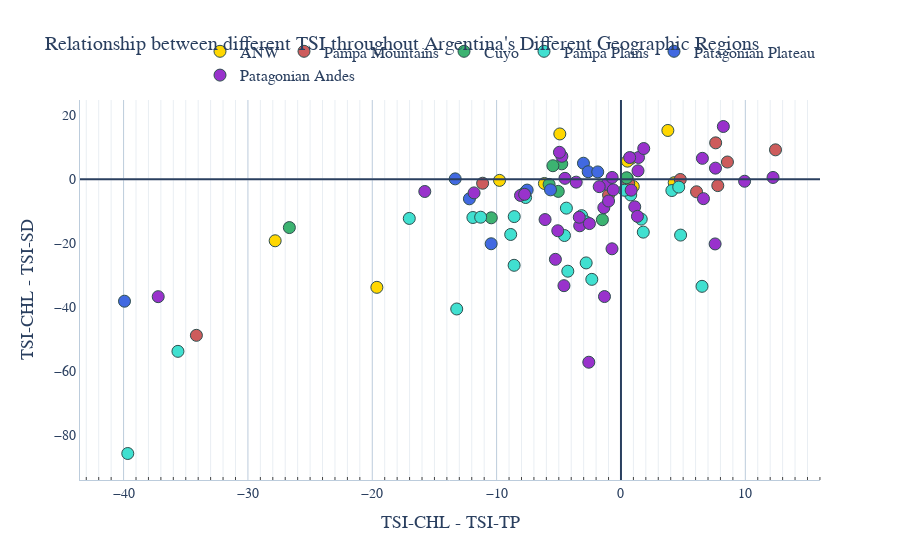

This figure's notebook cell:
### Code cell
fig8 = px.scatter(data_frame=aux_df, x='TSI-CHL - TSI-SD', y='TSI-CHL - TSI-TP', color='REGION', color_discrete_sequence=colors_region_2, hover_name= data.index, title = 'Relationship between TSI')

fig_title = 'Relationship between different TSI throughout Argentina\'s Different Geographic Regions'
xaxis_title='TSI-CHL - TSI-SD'
yaxis_title='TSI-CHL - TSI-TP'

apply_custom_layout(fig8, fig_title, xaxis_title, yaxis_title, font='Lora', show_xspikes=False, legend_title=None)
fig8.update_layout(hovermode='closest',  coloraxis_colorbar_orientation='h')
fig8.add_vline(0)
fig8.add_hline(0)
fig8.update_traces(marker=dict(size=12,
                              line=dict(width=1,
                                        color='DarkSlateGrey')),
                  selector=dict(mode='markers'))
fig8.show()

### Figure 1 — Plotly figure (JSON) as saved in the notebook; plotly's stock layout.template omitted (floating-point values rounded to 4 significant figures)
{"data": [{"hovertemplate": "<b>%{hovertext}</b><br><br>REGION=ANW<br>TSI-CHL - TSI-SD=%{x}<br>TSI-CHL - TSI-TP=%{y}<extra></extra>", "hovertext": ["Rodeo", "Comedero", "La Ciénaga", "Las Maderas", "Campo Alegre", "Cabra Corral", "El Cadillal", "Río Hondo", "Sumampa", "las Pirquitas", "Los Sauces"], "legendgroup": "ANW", "marker": {"color": "gold", "line": {"color": "DarkSlateGrey", "width": 1}, "size": 12, "symbol": "circle"}, "mode": "markers", "name": "ANW", "orientation": "v", "showlegend": true, "type": "scatter", "x": [-4.918, 3.771, -9.765, 0.8345, 4.281, 0.5198, -27.81, -19.63, 0.5007, -6.156, 0.9889], "xaxis": "x", "y": [14.22, 15.31, -0.3317, 6.622, -1.048, 5.698, -19.25, -33.85, 0.3478, -1.294, -2.253], "yaxis": "y"}, {"hovertemplate": "<b>%{hovertext}</b><br><br>REGION=Pampa Mountains<br>TSI-CHL - TSI-SD=%{x}<br>TSI-CHL - TSI-TP=%{y}<extra></extra>", "hovertext": ["Anzulón", "Portezuelo", "Cruz del Eje", "Mar Chiquita", "Saladillo", "San Roque", "La Viña", "Los Molinos", "Río Tercero", "San Felipe"], "legendgroup": "Pampa Mountains", "marker": {"color": "indianred", "line": {"color": "DarkSlateGrey", "width": 1}, "size": 12, "symbol": "circle"}, "mode": "markers", "name": "Pampa Mountains", "orientation": "v", "showlegend": true, "type": "scatter", "x": [-34.14, -0.9992, -11.13, 7.786, 6.077, 4.77, 0.6213, 8.561, 12.43, 7.614], "xaxis": "x", "y": [-48.89, -4.941, -1.222, -1.969, -3.903, -0.04562, -1.307, 5.427, 9.246, 11.43], "yaxis": "y"}, {"hovertemplate": "<b>%{hovertext}</b><br><br>REGION=Cuyo<br>TSI-CHL - TSI-SD=%{x}<br>TSI-CHL - TSI-TP=%{y}<extra></extra>", "hovertext": ["Ullum", "La Florida", "El Carrizal", "El Diamante", "Agua del Toro", "Los Reyunos", "Valle Grande", "El Nihuil"], "legendgroup": "Cuyo", "marker": {"color": "mediumseagreen", "line": {"color": "DarkSlateGrey", "width": 1}, "size": 12, "symbol": "circle"}, "mode": "markers", "name": "Cuyo", "orientation": "v", "showlegend": true, "type": "scatter", "x": [-26.67, 0.4574, -4.763, -10.43, -5.475, -5.778, -5.043, -1.495], "xaxis": "x", "y": [-15.12, 0.4963, 4.852, -12.06, 4.266, -1.589, -3.778, -12.66], "yaxis": "y"}, {"hovertemplate": "<b>%{hovertext}</b><br><br>REGION=Pampa Plains<br>TSI-CHL - TSI-SD=%{x}<br>TSI-CHL - TSI-TP=%{y}<extra></extra>", "hovertext": ["Melincué", "El Carpincho", "De Gómez", "Navarro", "Las mulitas", "De Lobos", "Indio Muerto", "De Monte", "La Chilca", "Chascomús", "La Limpia", "La Tablilla", "Blanca Grande", "Alsina", "Cochicó", "Salada Grande", "Los Horcones", "Del Monte", "Dulce", "Del Venado", "Epecuén", "La Brava", "De los Padres", "De Pigüé", "De Saavedra", "Sauce Grande"], "legendgroup": "Pampa Plains", "marker": {"color": "turquoise", "line": {"color": "DarkSlateGrey", "width": 1}, "size": 12, "symbol": "circle"}, "mode": "markers", "name": "Pampa Plains", "orientation": "v", "showlegend": true, "type": "scatter", "x": [-39.66, 6.517, 4.795, -8.584, -4.39, 0.7839, -4.544, 1.794, -3.165, -17.02, -35.63, -11.91, -11.29, 0.2812, 4.092, -2.799, -8.594, 4.645, -2.82, 1.631, -13.21, -4.276, -2.345, -7.669, -7.728, -8.869], "xaxis": "x", "y": [-85.91, -33.53, -17.47, -11.67, -9.025, -4.898, -17.61, -16.54, -11.39, -12.25, -53.9, -11.96, -11.86, -3.417, -3.514, -26.19, -26.94, -2.428, -13.32, -12.46, -40.63, -28.78, -31.35, -5.696, -4.125, -17.28], "yaxis": "y"}, {"hovertemplate": "<b>%{hovertext}</b><br><br>REGION=Patagonian Plateau<br>TSI-CHL - TSI-SD=%{x}<br>TSI-CHL - TSI-TP=%{y}<extra></extra>", "hovertext": ["La Dulce", "Urre Lauquen", "Marri Menuco", "Los Barreales", "Ramos Mexía", "Ne Luan", "Muster", "Colhue Huapi", "Ameghino"], "legendgroup": "Patagonian Plateau", "marker": {"color": "royalblue", "line": {"color": "DarkSlateGrey", "width": 1}, "size": 12, "symbol": "circle"}, "mode": "markers", "name": "Patagonian Plateau", "orientation": "v", "showlegend": true, "type": "scatter", "x": [-3.017, -12.19, -2.638, -13.33, -1.869, -5.666, -7.544, -39.93, -10.44], "xaxis": "x", "y": [5.044, -6.108, 2.383, 0.1431, 2.321, -3.301, -3.367, -38.19, -20.19], "yaxis": "y"}, {"hovertemplate": "<b>%{hovertext}</b><br><br>REGION=Patagonian Andes<br>TSI-CHL - TSI-SD=%{x}<br>TSI-CHL - TSI-TP=%{y}<extra></extra>", "hovertext": ["Agrio", "Pellegrini", "Blanca ", "Aluminé", "Norquinco", "Quillén", "Huechulafquen", "Lacar", "Nahuel Huapi", "Gutierrez", "Mascardi", "Guillermo", "Steffen", "Las Chultas", "Epuyen", "Puelo", "Cholila", "Lezama", "Los Mosquitos", "Rivadavia", "Esquel", "Brechman", "Verde", "Wilimanco", "Zeta", "Largo", "Terraplén", "Amutui Quimen", "Futalaufquen", "Rosario", "Quichaura", "Cronometro", "Los Niños", "Pico 4", "Pico 3", "Pico 1", "La Plata", "Fontana", "Blanco"], "legendgroup": "Patagonian Andes", "marker": {"color": "darkorchid", "line": {"color": "DarkSlateGrey", "width": 1}, "size": 12, "symbol": "circle"}, "mode": "markers", "name": "Patagonian Andes", "orientation": "v", "showlegend": true, "type": "scatter", "x": [-2.587, 6.547, -1.326, -3.6, -8.079, -1.147, -3.319, -0.6191, -1.751, -4.754, -11.81, -0.7111, -7.749, -1.378, -4.948, -15.78, -5.082, 7.599, 8.232, -4.505, -0.7214, 0.8197, 1.37, 9.942, 7.57, 1.107, 1.41, 0.7, 1.829, 1.325, -5.273, -4.585, -0.9993, 12.23, -2.538, 6.632, -6.104, -3.353, -37.22], "xaxis": "x", "y": [-57.31, 6.581, -36.73, -0.8813, -5.037, -1.536, -14.56, -3.294, -2.287, 7.218, -4.246, 0.5949, -4.702, -8.874, 8.472, -3.81, -16.11, 3.506, 16.55, 0.3093, -21.77, -3.41, 2.676, -0.6005, -20.24, -8.608, 6.842, 6.825, 9.655, -11.6, -25.07, -33.32, -6.794, 0.5866, -13.87, -6.052, -12.6, -11.87, -36.77], "yaxis": "y"}], "layout": {"autosize": true, "coloraxis": {"colorbar": {"orientation": "h"}}, "font": {"family": "Lora"}, "hoverdistance": 1, "hovermode": "closest", "legend": {"font": {"size": 16}, "orientation": "h", "title": {}, "tracegroupgap": 0, "x": 1, "xanchor": "right", "y": 1.02, "yanchor": "bottom"}, "plot_bgcolor": "#FFFFFF", "shapes": [{"type": "line", "x0": 0, "x1": 0, "xref": "x", "y0": 0, "y1": 1, "yref": "y domain"}, {"type": "line", "x0": 0, "x1": 1, "xref": "x domain", "y0": 0, "y1": 0, "yref": "y"}], "showlegend": true, "spikedistance": 1000, "title": {"font": {"size": 20}, "text": "Relationship between different TSI throughout Argentina's Different Geographic Regions"}, "xaxis": {"anchor": "y", "domain": [0, 1], "gridcolor": "#BCCCDC", "linecolor": "#BCCCDC", "minor": {"dtick": "M3", "showgrid": true, "ticks": "inside"}, "showgrid": true, "showspikes": false, "spikecolor": "#999999", "spikedash": "dot", "spikemode": "across", "spikethickness": 2, "tickfont": {"size": 14}, "title": {"font": {"size": 18}, "text": "TSI-CHL - TSI-TP"}}, "yaxis": {"anchor": "x", "domain": [0, 1], "gridcolor": "#BCCCDC", "linecolor": "#BCCCDC", "showgrid": false, "tickfont": {"size": 14}, "title": {"font": {"size": 18}, "text": "TSI-CHL - TSI-SD"}}}}
